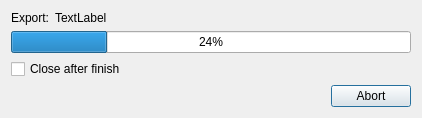
<?xml version="1.0" encoding="UTF-8"?>
<ui version="4.0">
 <class>ExportDlg</class>
 <widget class="QDialog" name="ExportDlg">
  <property name="windowModality">
   <enum>Qt::WindowModal</enum>
  </property>
  <property name="geometry">
   <rect>
    <x>0</x>
    <y>0</y>
    <width>601</width>
    <height>133</height>
   </rect>
  </property>
  <property name="windowTitle">
   <string>Export dialog</string>
  </property>
  <property name="modal">
   <bool>true</bool>
  </property>
  <layout class="QVBoxLayout" name="verticalLayout">
   <property name="sizeConstraint">
    <enum>QLayout::SetFixedSize</enum>
   </property>
   <item>
    <layout class="QHBoxLayout" name="horizontalLayout" stretch="0,10">
     <item>
      <widget class="QLabel" name="label">
       <property name="text">
        <string>Export:</string>
       </property>
      </widget>
     </item>
     <item>
      <widget class="QLabel" name="Exporting">
       <property name="text">
        <string>TextLabel</string>
       </property>
      </widget>
     </item>
    </layout>
   </item>
   <item>
    <widget class="QProgressBar" name="progressBar">
     <property name="minimumSize">
      <size>
       <width>400</width>
       <height>0</height>
      </size>
     </property>
     <property name="value">
      <number>24</number>
     </property>
    </widget>
   </item>
   <item>
    <widget class="QCheckBox" name="CloseAfter">
     <property name="text">
      <string>Close after finish</string>
     </property>
    </widget>
   </item>
   <item>
    <layout class="QHBoxLayout" name="horizontalLayout_2">
     <item>
      <spacer name="horizontalSpacer">
       <property name="orientation">
        <enum>Qt::Horizontal</enum>
       </property>
       <property name="sizeHint" stdset="0">
        <size>
         <width>40</width>
         <height>20</height>
        </size>
       </property>
      </spacer>
     </item>
     <item>
      <widget class="QPushButton" name="AbortButton">
       <property name="text">
        <string>Abort</string>
       </property>
      </widget>
     </item>
    </layout>
   </item>
  </layout>
 </widget>
 <resources/>
 <connections/>
</ui>
